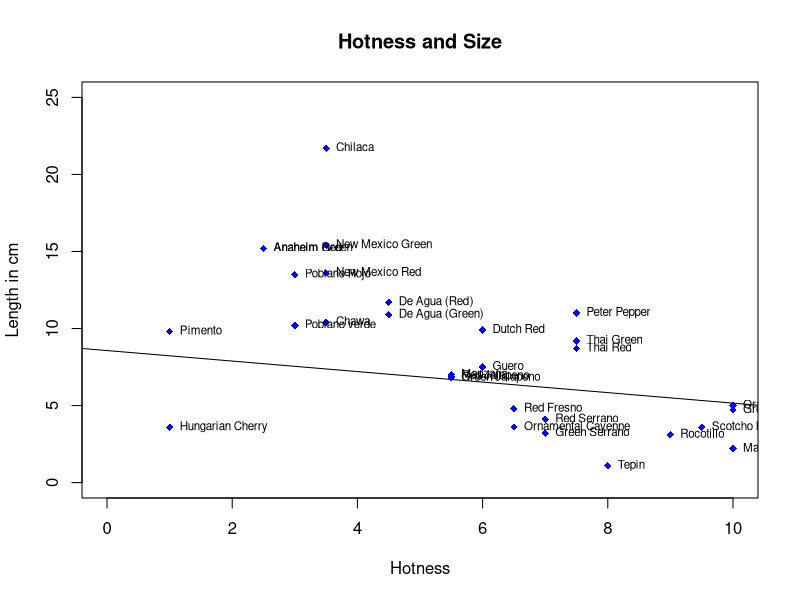
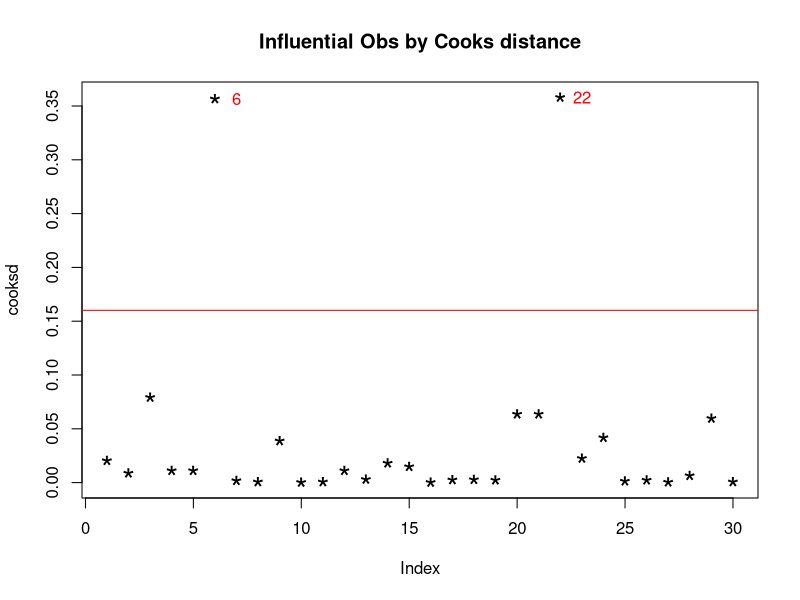

Write R code to recreate these figures, in order.
# Load the chillis and take a look
chillis <- read.csv(file="./01-chillis.csv", header=TRUE, sep=",")
plot(chillis$hotness, chillis$size.in.cm, 
     main="Hotness and Size",
     xlab = "Hotness", xlim=c(0, 10),
     ylab = "Length in cm", ylim=c(0, 25),
     col="blue", pch=18)
abline(lm(chillis$hotness ~ chillis$size.in.cm))
text(chillis$hotness, chillis$size.in.cm, labels = chillis$name, cex=0.7, pos=4)
# What is the correlation?
cor.test(chillis$hotness, chillis$size.in.cm, method="pearson")

# Maybe we should remove outliers using Cooks distance
mod <- lm(chillis$hotness ~ chillis$size.in.cm, data=chillis)
cooksd <- cooks.distance(mod)
plot(cooksd, pch="*", cex=2, main="Influential Obs by Cooks distance") 
abline(h = 4*mean(cooksd, na.rm=T), col="red")
text(x=1:length(cooksd)+1, y=cooksd, labels=ifelse(cooksd>4*mean(cooksd, na.rm=T),names(cooksd),""), col="red")
influential <- as.numeric(names(cooksd)[(cooksd > 4*mean(cooksd, na.rm=T))])  # influential row numbers

# Remove the influential and check the correlation
chillis <- chillis[-influential,]
cor.test(chillis$hotness, chillis$size.in.cm, method="pearson")
